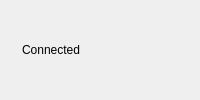
<?xml version="1.0" encoding="UTF-8"?>
<ui version="4.0">
 <class>ConnectionStatusWidget</class>
 <widget class="QWidget" name="ConnectionStatusWidget">
  <property name="minimumSize">
   <size>
    <width>118</width>
    <height>0</height>
   </size>
  </property>
  <layout class="QHBoxLayout" name="horizontalLayout">
   <property name="spacing">
    <number>6</number>
   </property>
   <property name="leftMargin">
    <number>4</number>
   </property>
   <property name="topMargin">
    <number>0</number>
   </property>
   <property name="rightMargin">
    <number>0</number>
   </property>
   <property name="bottomMargin">
    <number>0</number>
   </property>
   <item>
    <widget class="QLabel" name="statusIconLabel">
     <property name="minimumSize">
      <size>
       <width>12</width>
       <height>12</height>
      </size>
     </property>
     <property name="maximumSize">
      <size>
       <width>12</width>
       <height>12</height>
      </size>
     </property>
    </widget>
   </item>
   <item>
    <widget class="QLabel" name="statusTextLabel">
     <property name="text">
      <string>Connected</string>
     </property>
    </widget>
   </item>
  </layout>
 </widget>
 <resources/>
 <connections/>
</ui>
